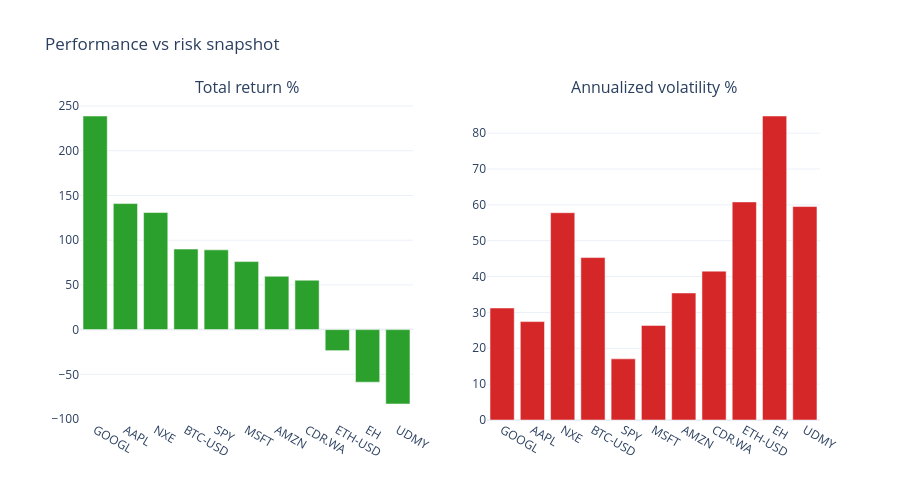

Source (notebook cell):
### Code cell
fig = make_subplots(rows=1, cols=2, subplot_titles=('Total return %', 'Annualized volatility %'))

fig.add_trace(
    go.Bar(x=summary_df['Ticker'], y=summary_df['Total Return %'], marker_color='#2ca02c', name='Total Return %'),
    row=1,
    col=1,
)
fig.add_trace(
    go.Bar(x=summary_df['Ticker'], y=summary_df['Annualized Volatility %'], marker_color='#d62728', name='Annualized Volatility %'),
    row=1,
    col=2,
)

fig.update_layout(height=500, template='plotly_white', title='Performance vs risk snapshot', showlegend=False)
fig.show()

### Figure 1 — Plotly figure (JSON) as saved in the notebook; plotly's stock layout.template omitted (floating-point values rounded to 4 significant figures)
{"data": [{"marker": {"color": "#2ca02c"}, "name": "Total Return %", "type": "bar", "x": ["GOOGL", "AAPL", "NXE", "BTC-USD", "SPY", "MSFT", "AMZN", "CDR.WA", "ETH-USD", "EH", "UDMY"], "xaxis": "x", "y": [238.9, 140.9, 130.9, 90.05, 89.17, 76.08, 59.71, 55.26, -23.51, -58.75, -83.16], "yaxis": "y"}, {"marker": {"color": "#d62728"}, "name": "Annualized Volatility %", "type": "bar", "x": ["GOOGL", "AAPL", "NXE", "BTC-USD", "SPY", "MSFT", "AMZN", "CDR.WA", "ETH-USD", "EH", "UDMY"], "xaxis": "x2", "y": [31.25, 27.44, 57.82, 45.3, 17.06, 26.38, 35.43, 41.52, 60.82, 84.79, 59.53], "yaxis": "y2"}], "layout": {"annotations": [{"font": {"size": 16}, "showarrow": false, "text": "Total return %", "x": 0.225, "xanchor": "center", "xref": "paper", "y": 1, "yanchor": "bottom", "yref": "paper"}, {"font": {"size": 16}, "showarrow": false, "text": "Annualized volatility %", "x": 0.775, "xanchor": "center", "xref": "paper", "y": 1, "yanchor": "bottom", "yref": "paper"}], "height": 500, "showlegend": false, "title": {"text": "Performance vs risk snapshot"}, "xaxis": {"anchor": "y", "domain": [0, 0.45]}, "xaxis2": {"anchor": "y2", "domain": [0.55, 1]}, "yaxis": {"anchor": "x", "domain": [0, 1]}, "yaxis2": {"anchor": "x2", "domain": [0, 1]}}}
